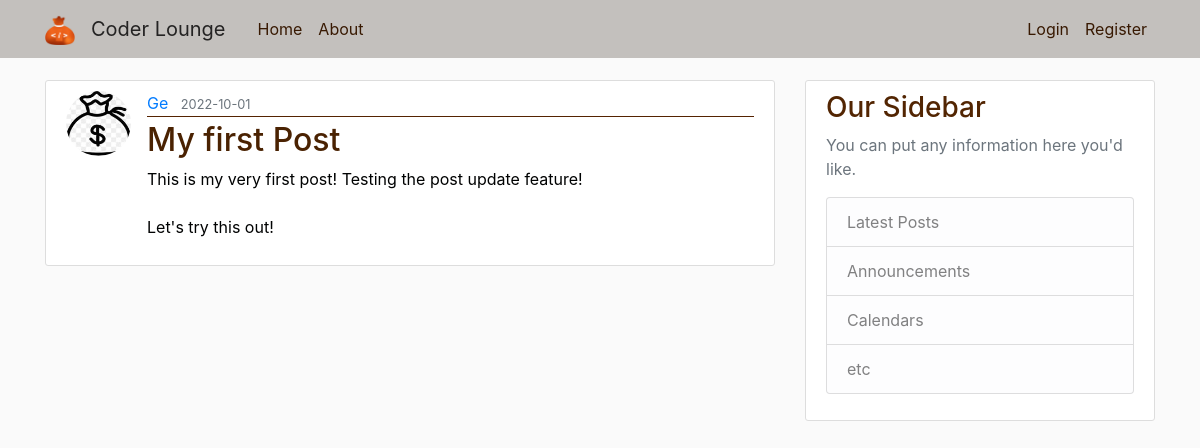
Page /home on the earlier database version.
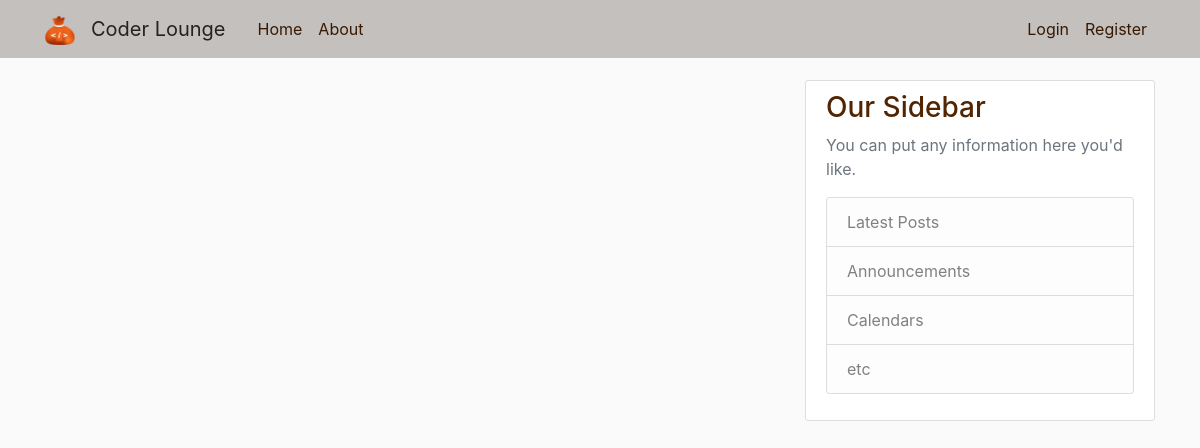
Same page on the later database version.
### flaskblog/models.py (models this page shows, shortened)
class Post(db.Model):
  id = db.Column(db.Integer, primary_key=True)
  title = db.Column(db.String(100), nullable=False)
  date_posted = db.Column(db.DateTime, nullable=False, default=datetime.utcnow)
  content = db.Column(db.Text, nullable=False)
  user_id = db.Column(db.Integer, db.ForeignKey('user.id'), nullable=False)

class User(db.Model, UserMixin):
  id = db.Column(db.Integer, primary_key=True)
  username = db.Column(db.String(20), unique=True, nullable=False)
  email = db.Column(db.String(120), unique=True, nullable=False)
  image_file = db.Column(db.String(20), nullable=False, default='default.jpg')
  password = db.Column(db.String(60), nullable=False)
  posts = db.relationship('Post', backref='author', lazy=True)

### flaskblog/routes.py (the view)
@app.route("/")
@app.route("/home")
def home():
  posts = Post.query.all()
  return render_template('home.html', posts=posts)

### flaskblog/templates/home.html
{% extends "layout.html" %}
{% block content %}
    {% for post in posts %}
      <article class="media content-section">
        <img class="rounded-circle article-img" src=" {{ url_for('static', filename='profile_pics/' + post.author.image_file) }}">
        <div class="media-body">
          <div class="article-metadata">
            <a class="mr-2" href="#">{{ post.author.username }}</a>
            <small class="text-muted">{{ post.date_posted.strftime('%Y-%m-%d') }}</small>
          </div>
          <h2><a class="article-title" href="{{ url_for('post', post_id=post.id) }}">{{ post.title }}</a></h2>
          <p class="article-content">{{ post.content }}</p>
        </div>
      </article>
    {% endfor %}
{% endblock content %}

### flaskblog/templates/layout.html (shortened to what this page needs)
<!DOCTYPE html>
<html>
  <head>
    <link rel="stylesheet" href="https://stackpath.bootstrapcdn.com/bootstrap/4.3.1/css/bootstrap.min.css">
    <link rel="stylesheet" type="text/css" href="{{ url_for ('static', filename='main.css') }}">
  </head>
  <body>
    <header class="site-header">
      <nav class="navbar navbar-expand-md navbar-dark bg-steel fixed-top">
        <div class="container">
          <a class="navbar-brand" href="#">
            <img src="/static/img/project-logo.png" width="30" height="30" alt="">
          <a class="navbar-brand mr-4" href="/">Coder Lounge</a>
          <div class="collapse navbar-collapse" id="navbarToggle">
            <div class="navbar-nav mr-auto">
              <a class="nav-item nav-link" href="{{ url_for('home') }}">Home</a>
              <a class="nav-item nav-link" href="{{ url_for('about') }}">About</a>
            </div>
            <div class="navbar-nav">
              {% if current_user.is_authenticated %}
                <a class="nav-item nav-link" href="{{ url_for('new_post') }}">New Post</a>
                <a class="nav-item nav-link" href="{{ url_for('account') }}">Account</a>
                <a class="nav-item nav-link" href="{{ url_for('logout') }}">Logout</a>
              {% else %}
                <a class="nav-item nav-link" href="{{ url_for('login') }}">Login</a>
                <a class="nav-item nav-link"  href="{{ url_for('register') }}">
                  Register
                </a>
              {% endif %}
              </div>
          </div>
        </div>
      </nav>
    </header>
    <main role="main" class="container">
      <div class="row">
        <div class="col-md-8">
        {% block content %}{% endblock %}
        </div>
        <div class="col-md-4">
          <div class="content-section">
            <h3>Our Sidebar</h3>
            <p class='text-muted'>You can put any information here you'd like.
              <ul class="list-group">
                <li class="list-group-item list-group-item-light">Latest Posts</li>
                <li class="list-group-item list-group-item-light">Announcements</li>
                <li class="list-group-item list-group-item-light">Calendars</li>
                <li class="list-group-item list-group-item-light">etc</li>
              </ul>
            </p>
          </div>
        </div>
      </div>
    </main>
  </body>
  </html>

### flaskblog/static/main.css (style rules this page uses)
body { background: #fafafa; color: #000202; margin-top: 5rem; }
h1, h2, h3, h4, h5, h6 { color: #522502; }
.bg-steel { background-color: #c3c0bd; }
.navbar-dark .navbar-brand { color: rgb(36, 35, 35); }
.site-header .navbar-nav .nav-link { color: #381902; }
.content-section { background: #ffffff; padding: 10px 20px; border: 1px solid #dddddd; border-radius: 3px; margin-bottom: 20px; }

Differences in the rows shown:
removed Post: image_file (picture), author.username "Ge", date_posted "2022-10-01", title "My first Post", content "This is my very first post! Testing the post update feature! Let's try this out!"
